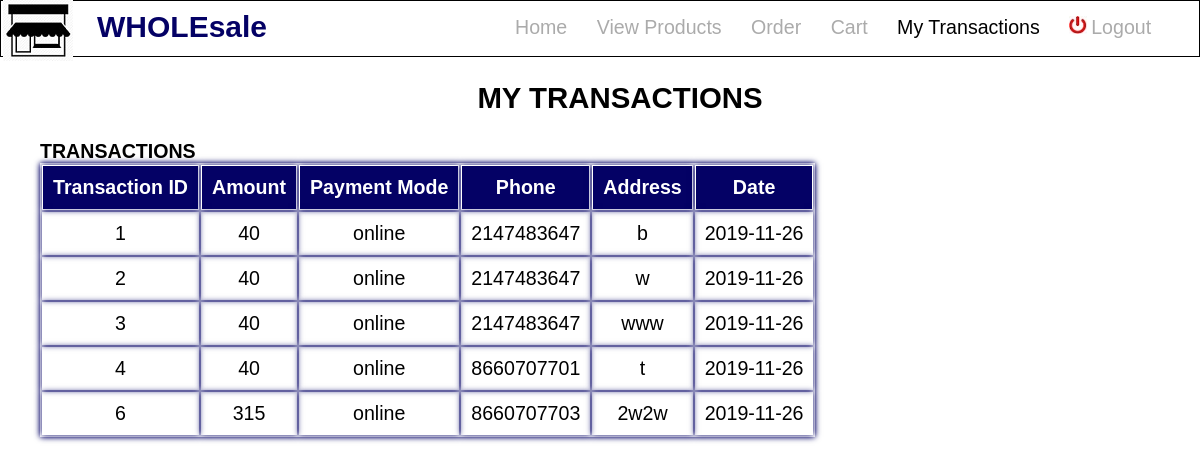
Page /customerViewTransactions.php (signed in) on the committed database.
### tables this page shows
CREATE TABLE `transaction` (
  `transaction_id` int(11) NOT NULL,
  `transaction_amount` int(11) NOT NULL,
  `payment` varchar(20) NOT NULL,
  `phone` varchar(25) NOT NULL,
  `address` varchar(50) NOT NULL,
  `date` date NOT NULL,
  `customer_id` varchar(20) NOT NULL
);

### customerViewTransactions.php (the view, shortened to what this page needs)
<!DOCTYPE html>
<html>
<head>
	<link rel='stylesheet' href="css/style.css">
</head>
<body>
		<img src="image/whole1.jpg" style="margin-left:3px;float:left"/>
	    <h1 style="float:left;color:#040165;margin:10px 20px;font-size:30px">WHOLEsale</h1>
	    <div class='sidebar'>
	    <ul>
		   <li onclick="location.href='customerHome.php'">Home</li>
		   <li onclick="location.href='viewProductsCustomer.php'">View Products</li>
		   <li onclick="location.href='order.php'">Order</li>
		   <li onclick="location.href='cart.php'">Cart</li>
		   <li class='active'  onclick="location.href='customerViewTransactions.php'">My Transactions</li>
		   <li onclick="location.href='logout.php'"><img src="image/logout.jpg" />Logout</li>
	    </ul>
	</div>
	<div class='container'>
    <h2>MY TRANSACTIONS</h2>
	<b>TRANSACTIONS</b>
		<table class='tableLarge'><tr><th>Transaction ID</th><th>Amount</th><th>Payment Mode</th><th>Phone</th><th>Address</th><th>Date</th></tr>
		<?php
			$conn=mysqli_connect("localhost","root","","wholesale");
			$curUser=$_SESSION['loginUser'];
			$sql="select * from transaction where customer_id='$curUser'";
			$result=mysqli_query($conn,$sql);
			while($row=mysqli_fetch_assoc($result)){
				echo "<tr><td>".$row['transaction_id']."</td><td>".$row['transaction_amount']."</td><td>".$row['payment']."</td><td>".$row['phone']."</td><td>".$row['address']."</td><td>".$row['date']."</td></tr>";
			}
			echo "</table><br>";
		?>
</div>
</body>
</html>

### css/style.css (style rules this page uses)
body { margin:0; font-size:14px; font-family:arial; }
ul { margin:0px; border:1px solid black; padding-top:30px; font-size:140%; height:25px; padding:15px; padding-left:500px; }
li { margin-left:4px; padding:3px 10px; color:#ababab; display:inline; }
ul .active { color:black; }
img { margin-right:4px; }
.sidebar { display:inline; }
.container { font-size:140%; }
.container h2 { text-align:center; }
.container table { box-shadow:0px 0px 6px #040165; }
.container table th { background-color:#040165; padding:10px 10px; color:#fff; border:1px solid white; box-shadow:0px 0px 6px #040165; }
.container { margin-left:40px; }
.container table td { padding:10px 10px; text-align:center; box-shadow:0px 0px 6px #040165; }

### rows in the picture
transaction: transaction_id "1", transaction_amount "40", payment "online", phone "2147483647", address "b", date "2019-11-26"
transaction: transaction_id "2", transaction_amount "40", payment "online", phone "2147483647", address "w", date "2019-11-26"
transaction: transaction_id "3", transaction_amount "40", payment "online", phone "2147483647", address "www", date "2019-11-26"
transaction: transaction_id "4", transaction_amount "40", payment "online", phone "8660707701", address "t", date "2019-11-26"
transaction: transaction_id "6", transaction_amount "315", payment "online", phone "8660707703", address "2w2w", date "2019-11-26"
